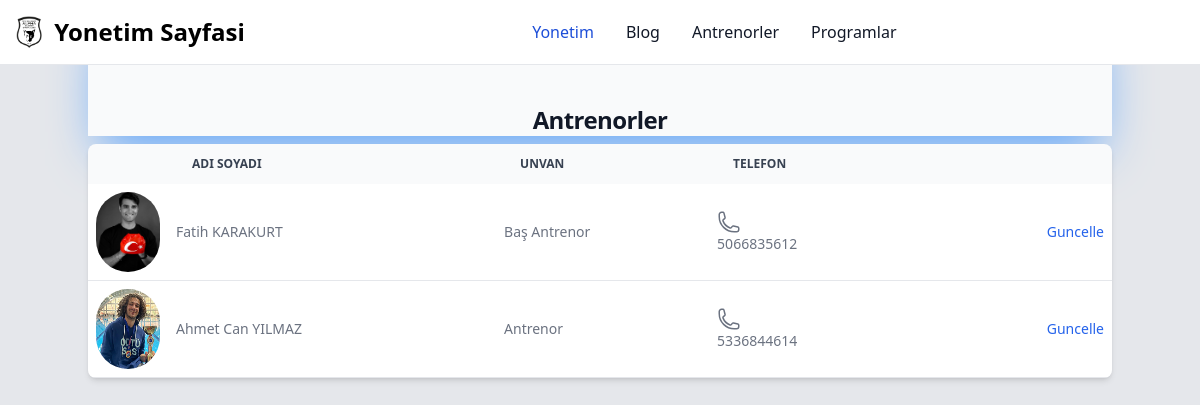
The page /account/antrenor_list/ (signed in) on the database its author committed.
### main/models.py (models this page shows, shortened)
class Antrenor (models.Model):
    adi=models.CharField(max_length=30)
    soyadi=models.CharField(max_length=30)
    unvan=models.TextField(choices=ANTRONER_CHOICES,default='ANT')
    resim=models.ImageField(upload_to='media/')
    ozet=models.TextField()
    ozgecmis=models.TextField()
    telefon=models.CharField(max_length=10)
    instagram=models.CharField(max_length=50)
    aktif=models.BooleanField(default=True)

### account/views.py (the view)
# urls.py: path('antrenor_list/', views.antrenor_list, name='antrenor_list'),
@login_required
def antrenor_list(request):
    antrenor_list=Antrenor.objects.all()
    return render(request,'dash/antrenor_list.html',{'antrenor_list':antrenor_list})

### account/templates/dash/antrenor_list.html (shortened to what this page needs)
{% extends "_base_account.html" %}
{% load account_tags %}
{% block content %}
<div class=" mb-2 bg-gray-50 justify-center text-center pt-20 shadow-2xl shadow-blue-400">
    <h2 class="pt-6 text-center  text-2xl tracking-tight font-bold text-gray-900 dark:text-white">Antrenorler</h2>
</div>
<div class="flex overflow-x-auto shadow-md sm:rounded-lg">
    <table class="w-full text-sm text-left rtl:text-right text-gray-500 dark:text-gray-400">
        <thead class="text-xs text-gray-700 uppercase bg-gray-50 dark:bg-gray-700 dark:text-gray-400">
            <tr>
                <th scope="col" class="px-6 py-3">
                </th>
                <th scope="col" class="px-6 py-3">
                    Adi Soyadi
                </th>
                <th scope="col" class="px-6 py-3">
                    Unvan
                </th>
                <th scope="col" class="px-6 py-3">
                    Telefon
                </th>
                <th scope="col" class="px-6 py-3">
                </th>
            </tr>
        </thead>
        <tbody>
            {% for item in antrenor_list %}
            <tr
                class="relative  max-h-20 bg-white border-b dark:bg-gray-800 dark:border-gray-700 hover:bg-gray-50 dark:hover:bg-gray-600">
                <th scope="row" class="px-2 py-2 w-20 text-gray-900  dark:text-white">
                    <img class="h-20 w-20 rounded-full" src="{{item.resim.url}}" alt="">
                </th>
                <td class="px-2 py-4">
                    {{item.adi}} {{item.soyadi}}
                </td>
                <td class="px-2 py-4 max-w-20 flex-wrap">
                    {{item.get_unvan_display}}
                </td>
                <td class="px-2 py-4 max-w-20 flex-wrap">
                    <p>{{item.telefon}}</p>
                </td>
                <td class="px-2 py-4 text-right">
                    <a href="/account/update_antrenor/{{item.id}}"
                        class="font-medium text-blue-600 dark:text-blue-500 hover:underline">Guncelle</a>
                </td>
            </tr>
            {% endfor %}
        </tbody>
    </table>
</div>
{% endblock content %}

### rows shown on the page
Antrenor: resim (picture), adi "Fatih", soyadi "KARAKURT", unvan "Baş Antrenor", telefon "5066835612"
Antrenor: resim (picture), adi "Ahmet Can", soyadi "YILMAZ", unvan "Antrenor", telefon "5336844614"
